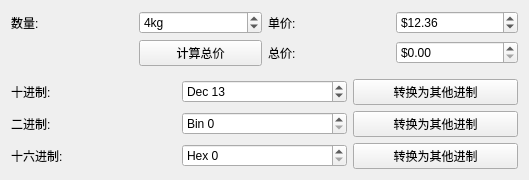
<?xml version="1.0" encoding="UTF-8"?>
<ui version="4.0">
 <class>Widget</class>
 <widget class="QWidget" name="Widget">
  <property name="geometry">
   <rect>
    <x>0</x>
    <y>0</y>
    <width>529</width>
    <height>180</height>
   </rect>
  </property>
  <property name="windowTitle">
   <string>Widget</string>
  </property>
  <layout class="QVBoxLayout" name="verticalLayout">
   <item>
    <layout class="QGridLayout" name="gridLayout">
     <item row="0" column="0">
      <widget class="QLabel" name="labNum">
       <property name="text">
        <string>数量:</string>
       </property>
       <property name="buddy">
        <cstring>sBoxNum</cstring>
       </property>
      </widget>
     </item>
     <item row="0" column="1">
      <widget class="QSpinBox" name="sBoxNum">
       <property name="suffix">
        <string>kg</string>
       </property>
       <property name="maximum">
        <number>10000</number>
       </property>
       <property name="value">
        <number>4</number>
       </property>
      </widget>
     </item>
     <item row="0" column="2">
      <widget class="QLabel" name="labPrice">
       <property name="text">
        <string>单价:</string>
       </property>
       <property name="buddy">
        <cstring>sBoxPrice</cstring>
       </property>
      </widget>
     </item>
     <item row="1" column="1">
      <widget class="QPushButton" name="btnCalc">
       <property name="text">
        <string>计算总价</string>
       </property>
      </widget>
     </item>
     <item row="1" column="2">
      <widget class="QLabel" name="labPriceSum">
       <property name="text">
        <string>总价:</string>
       </property>
       <property name="buddy">
        <cstring>sBoxPriceSum</cstring>
       </property>
      </widget>
     </item>
     <item row="0" column="3">
      <widget class="QDoubleSpinBox" name="sBoxPrice">
       <property name="prefix">
        <string>$</string>
       </property>
       <property name="maximum">
        <double>1000.000000000000000</double>
       </property>
       <property name="value">
        <double>12.359999999999999</double>
       </property>
      </widget>
     </item>
     <item row="1" column="3">
      <widget class="QDoubleSpinBox" name="sBoxPriceSum">
       <property name="prefix">
        <string>$</string>
       </property>
       <property name="maximum">
        <double>100000.000000000000000</double>
       </property>
      </widget>
     </item>
    </layout>
   </item>
   <item>
    <spacer name="verticalSpacer">
     <property name="orientation">
      <enum>Qt::Vertical</enum>
     </property>
     <property name="sizeHint" stdset="0">
      <size>
       <width>20</width>
       <height>19</height>
      </size>
     </property>
    </spacer>
   </item>
   <item>
    <layout class="QGridLayout" name="gridLayout_2">
     <item row="0" column="0">
      <widget class="QLabel" name="labDec">
       <property name="text">
        <string>十进制:</string>
       </property>
       <property name="buddy">
        <cstring>sBoxDec</cstring>
       </property>
      </widget>
     </item>
     <item row="0" column="1">
      <widget class="QSpinBox" name="sBoxDec">
       <property name="prefix">
        <string>Dec </string>
       </property>
       <property name="maximum">
        <number>100</number>
       </property>
       <property name="value">
        <number>13</number>
       </property>
      </widget>
     </item>
     <item row="0" column="2">
      <widget class="QPushButton" name="btnDec">
       <property name="text">
        <string>转换为其他进制</string>
       </property>
      </widget>
     </item>
     <item row="1" column="0">
      <widget class="QLabel" name="labBin">
       <property name="text">
        <string>二进制:</string>
       </property>
       <property name="buddy">
        <cstring>sBoxBin</cstring>
       </property>
      </widget>
     </item>
     <item row="1" column="1">
      <widget class="QSpinBox" name="sBoxBin">
       <property name="prefix">
        <string>Bin </string>
       </property>
       <property name="maximum">
        <number>100</number>
       </property>
       <property name="displayIntegerBase">
        <number>2</number>
       </property>
      </widget>
     </item>
     <item row="1" column="2">
      <widget class="QPushButton" name="btnBin">
       <property name="text">
        <string>转换为其他进制</string>
       </property>
      </widget>
     </item>
     <item row="2" column="0">
      <widget class="QLabel" name="labHex">
       <property name="text">
        <string>十六进制:</string>
       </property>
       <property name="buddy">
        <cstring>sBoxHex</cstring>
       </property>
      </widget>
     </item>
     <item row="2" column="1">
      <widget class="QSpinBox" name="sBoxHex">
       <property name="prefix">
        <string>Hex </string>
       </property>
       <property name="maximum">
        <number>100</number>
       </property>
       <property name="displayIntegerBase">
        <number>16</number>
       </property>
      </widget>
     </item>
     <item row="2" column="2">
      <widget class="QPushButton" name="btnHex">
       <property name="text">
        <string>转换为其他进制</string>
       </property>
      </widget>
     </item>
    </layout>
   </item>
  </layout>
 </widget>
 <resources/>
 <connections/>
</ui>
